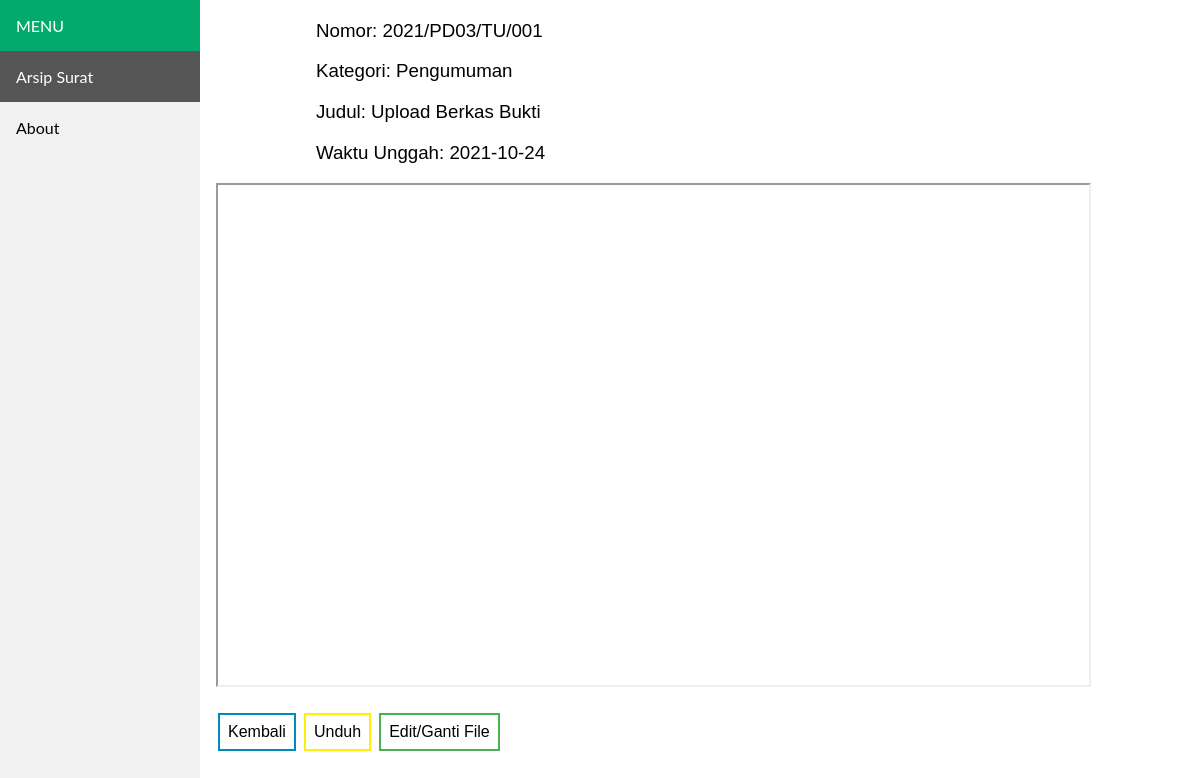
The app's page /show.php?id=23 with its own data.
### tables this page shows
CREATE TABLE `arsip` (
  `id` int(11) NOT NULL,
  `nomor` varchar(50) NOT NULL,
  `kategori` varchar(50) NOT NULL,
  `judul` varchar(255) NOT NULL,
  `tgl_arsip` date NOT NULL,
  `pdf` varchar(255) NOT NULL
);

### show.php (the view, shortened to what this page needs)
<!DOCTYPE html>
<html>
<head>
<link rel="stylesheet" type="text/css" href="style.css">
</head>
<body>
<div class="sidebar">
  <div class="block">MENU</div>
  <a class="active" href="index.php">Arsip Surat</a>
  <a href="about.php">About</a>
</div>
<div class="content">
    <?php
    include 'koneksi.php';
    $id = $_GET['id'];
    $data = mysqli_query($koneksi,"select * from arsip where id='$id'");
    while($d = mysqli_fetch_array($data)){
        ?>
            <h3>Nomor: <?php echo $d['nomor']; ?></h3>
            <h3>Kategori: <?php echo $d['kategori']; ?></h3>
            <h3>Judul: <?php echo $d['judul']; ?></h3>
            <h3>Waktu Unggah: <?php echo $d['tgl_arsip']; ?></h3>
            <iframe src="pdfview.php?id=<?php echo $id; ?>" width="90%" height="500px">
            </iframe>
    <br>
    <br>
    <a href="index.php"><button class="button button2">Kembali</button></a>
    <a href="filepdf/<?php echo $d['pdf']; ?>"><button class="button button6">Unduh</button></a>
    <a href="update.php?id=<?php echo $id; ?>"><button class="button button1">Edit/Ganti File</button></a>
    <?php
    }
    ?>
</div>
</body>
</html>

### style.css (style rules this page uses)
body { margin: 0; font-family: "Lato", sans-serif; }
.sidebar { margin: 0; padding: 0; width: 200px; background-color: #f1f1f1; position: fixed; height: 100%; overflow: auto; }
.sidebar a { display: block; color: black; padding: 16px; text-decoration: none; }
.sidebar a.active { background-color: #555; color: white; }
div.block { background-color: #04AA6D; color: white; display: block; padding: 16px; text-decoration: none; }
div.content { margin-left: 200px; padding: 1px 16px; }
h3 { padding-left: 100px; font-family: sans-serif; font-weight: 50; }
.button { background-color: #4CAF50; border: none; color: white; padding: 8px 8px; text-align: center; text-decoration: none; display: inline-block; font-size: 16px; margin: 4px 2px; transition-duration: 0.4s; cursor: pointer; }
.button1 { background-color: white; color: black; border: 2px solid #4CAF50; }
.button2 { background-color: white; color: black; border: 2px solid #008CBA; }
.button6 { background-color: white; color: black; border: 2px solid #fff200; }

### records on screen
arsip: nomor "2021/PD03/TU/001", kategori "Pengumuman", judul "Upload Berkas Bukti", tgl_arsip "2021-10-24"
